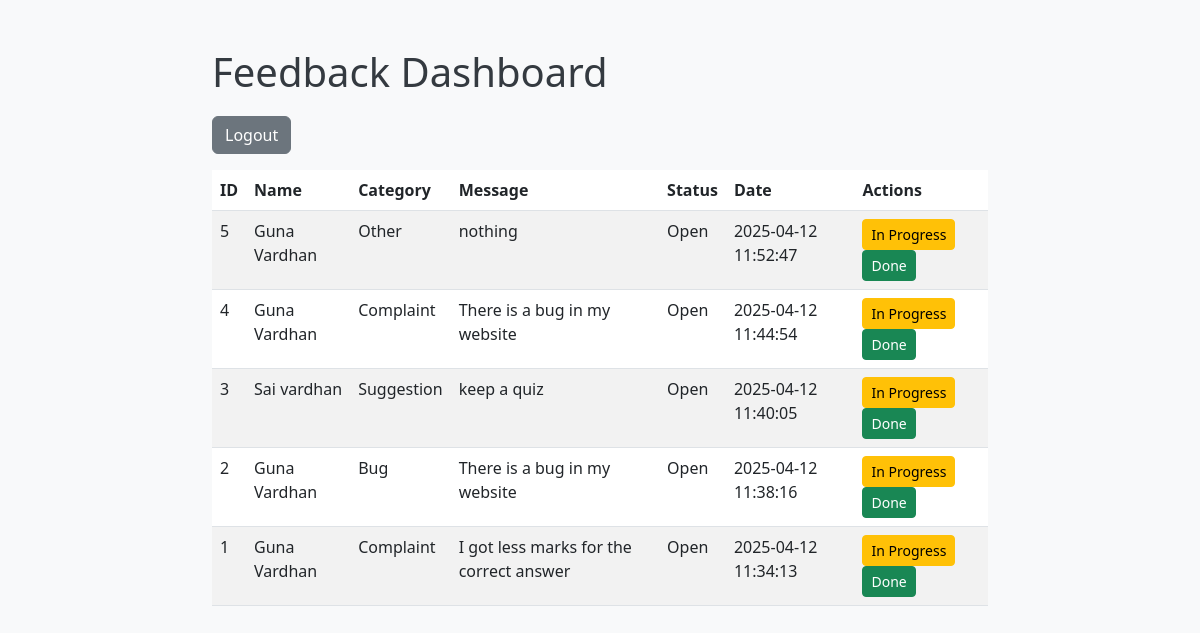
/dashboard (signed in), run on the app's committed database.
### tables this page shows
CREATE TABLE feedback
                      (id INTEGER PRIMARY KEY AUTOINCREMENT,
                       name TEXT,
                       email TEXT,
                       category TEXT,
                       message TEXT,
                       status TEXT,
                       created_at TEXT);

### app.py (the view)
@app.route('/dashboard')
def dashboard():
    if not session.get('logged_in'):
        return redirect(url_for('login'))
    with sqlite3.connect('feedback.db') as conn:
        feedback = conn.execute('SELECT * FROM feedback ORDER BY created_at DESC').fetchall()
    return render_template('dashboard.html', feedback=feedback)

### templates/dashboard.html (shortened to what this page needs)
<!DOCTYPE html>
<html lang="en">
<head>
    <link href="https://cdn.jsdelivr.net/npm/bootstrap@5.3.0/dist/css/bootstrap.min.css" rel="stylesheet">
    <link rel="stylesheet" href="/static/style.css">
</head>
<body>
    <div class="container mt-5">
        <h1>Feedback Dashboard</h1>
        <a href="/logout" class="btn btn-secondary mb-3">Logout</a>
        <table class="table table-striped">
            <thead>
                <tr>
                    <th>ID</th>
                    <th>Name</th>
                    <th>Category</th>
                    <th>Message</th>
                    <th>Status</th>
                    <th>Date</th>
                    <th>Actions</th>
                </tr>
            </thead>
            <tbody>
                {% for fb in feedback %}
                <tr>
                    <td>{{ fb[0] }}</td>
                    <td>{{ fb[1] or 'Anonymous' }}</td>
                    <td>{{ fb[3] }}</td>
                    <td>{{ fb[4][:50] }}{% if fb[4]|length > 50 %}...{% endif %}</td>
                    <td>{{ fb[5] }}</td>
                    <td>{{ fb[6] }}</td>
                    <td>
                        {% if fb[5] != 'In Progress' %}
                        <a href="/update_status/{{ fb[0] }}/In Progress" class="btn btn-sm btn-warning">In Progress</a>
                        {% endif %}
                        {% if fb[5] != 'Done' %}
                        <a href="/update_status/{{ fb[0] }}/Done" class="btn btn-sm btn-success">Done</a>
                        {% endif %}
                    </td>
                </tr>
                {% endfor %}
            </tbody>
        </table>
    </div>
</body>
</html>

### static/style.css (style rules this page uses)
body { background-color: #f8f9fa; }
.container { max-width: 800px; }
h1 { color: #343a40; margin-bottom: 20px; }

### data on the page
feedback: id "5", name "Guna Vardhan", category "Other", message "nothing", status "Open", created_at "2025-04-12 11:52:47"
feedback: id "4", name "Guna Vardhan", category "Complaint", message "There is a bug in my website", status "Open", created_at "2025-04-12 11:44:54"
feedback: id "3", name "Sai vardhan", category "Suggestion", message "keep a quiz", status "Open", created_at "2025-04-12 11:40:05"
feedback: id "2", name "Guna Vardhan", category "Bug", message "There is a bug in my website", status "Open", created_at "2025-04-12 11:38:16"
feedback: id "1", name "Guna Vardhan", category "Complaint", message "I got less marks for the correct answer", status "Open", created_at "2025-04-12 11:34:13"
